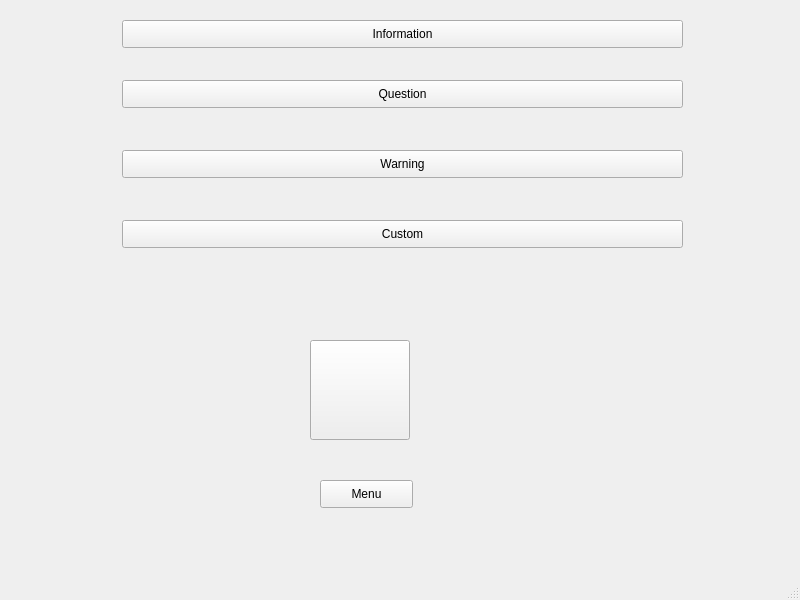
<?xml version="1.0" encoding="UTF-8"?>
<ui version="4.0">
 <class>yogeshwari_cia2_212218104188</class>
 <widget class="QMainWindow" name="yogeshwari_cia2_212218104188">
  <property name="geometry">
   <rect>
    <x>0</x>
    <y>0</y>
    <width>800</width>
    <height>600</height>
   </rect>
  </property>
  <property name="windowTitle">
   <string>yogeshwari_cia2_212218104188</string>
  </property>
  <widget class="QWidget" name="centralwidget">
   <widget class="QPushButton" name="pushButton">
    <property name="geometry">
     <rect>
      <x>310</x>
      <y>340</y>
      <width>100</width>
      <height>100</height>
     </rect>
    </property>
    <property name="minimumSize">
     <size>
      <width>100</width>
      <height>100</height>
     </size>
    </property>
    <property name="text">
     <string/>
    </property>
    <property name="iconSize">
     <size>
      <width>135</width>
      <height>135</height>
     </size>
    </property>
   </widget>
   <widget class="QPushButton" name="pushButton_2">
    <property name="geometry">
     <rect>
      <x>320</x>
      <y>480</y>
      <width>93</width>
      <height>28</height>
     </rect>
    </property>
    <property name="text">
     <string>Menu</string>
    </property>
   </widget>
   <widget class="QPushButton" name="pushButton_3">
    <property name="geometry">
     <rect>
      <x>122</x>
      <y>20</y>
      <width>561</width>
      <height>28</height>
     </rect>
    </property>
    <property name="text">
     <string>Information</string>
    </property>
   </widget>
   <widget class="QPushButton" name="pushButton_4">
    <property name="geometry">
     <rect>
      <x>122</x>
      <y>80</y>
      <width>561</width>
      <height>28</height>
     </rect>
    </property>
    <property name="text">
     <string>Question</string>
    </property>
   </widget>
   <widget class="QPushButton" name="pushButton_5">
    <property name="geometry">
     <rect>
      <x>122</x>
      <y>150</y>
      <width>561</width>
      <height>28</height>
     </rect>
    </property>
    <property name="text">
     <string>Warning</string>
    </property>
   </widget>
   <widget class="QPushButton" name="pushButton_6">
    <property name="geometry">
     <rect>
      <x>122</x>
      <y>220</y>
      <width>561</width>
      <height>28</height>
     </rect>
    </property>
    <property name="text">
     <string>Custom</string>
    </property>
   </widget>
  </widget>
  <widget class="QMenuBar" name="menubar">
   <property name="geometry">
    <rect>
     <x>0</x>
     <y>0</y>
     <width>800</width>
     <height>26</height>
    </rect>
   </property>
  </widget>
  <widget class="QStatusBar" name="statusbar"/>
 </widget>
 <resources/>
 <connections/>
</ui>
